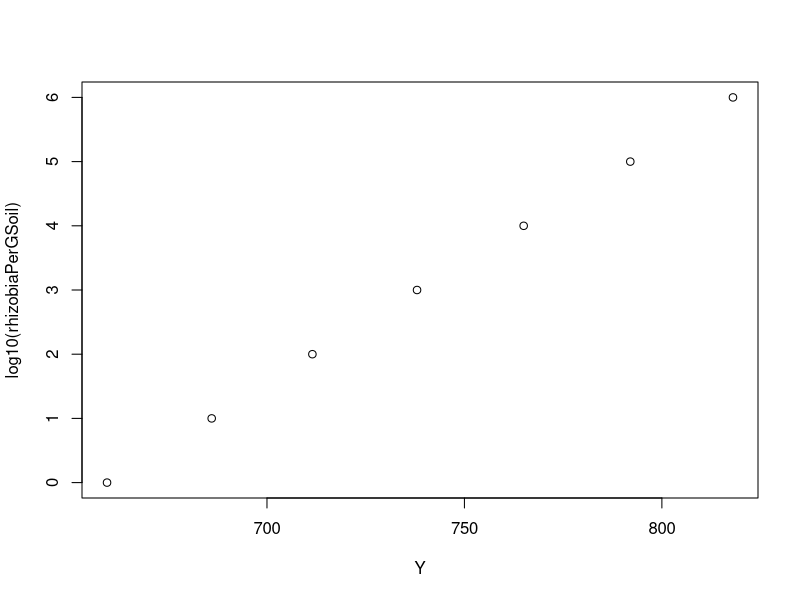
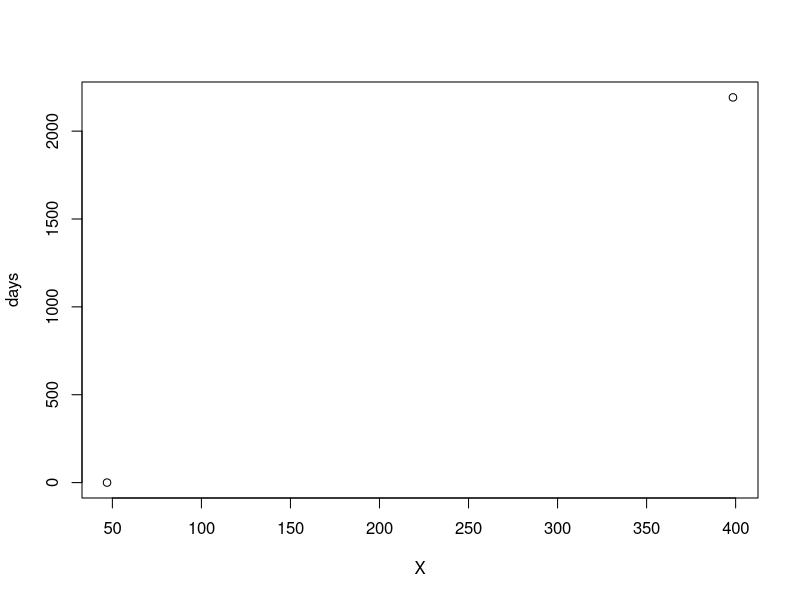
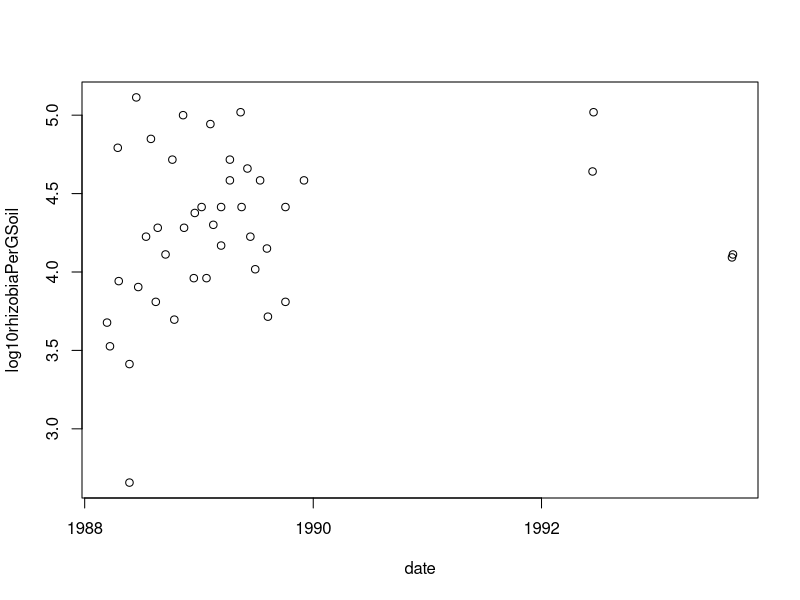
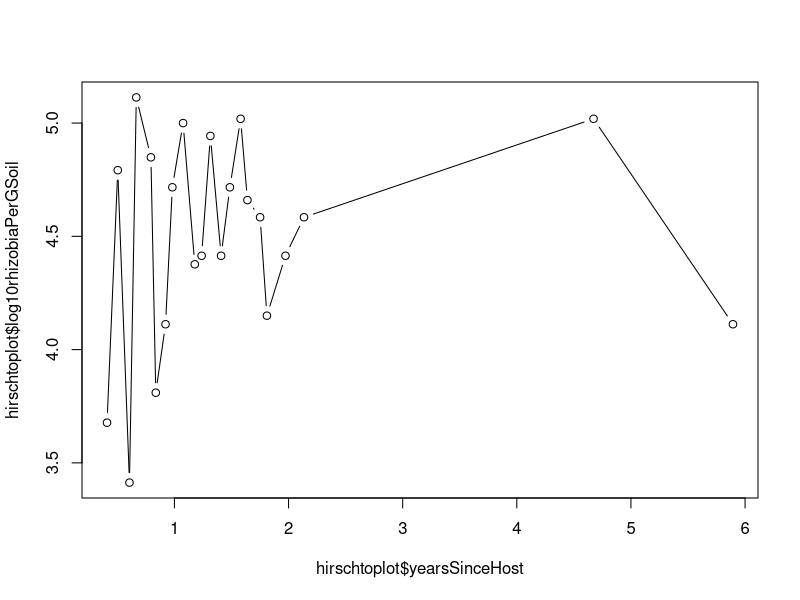
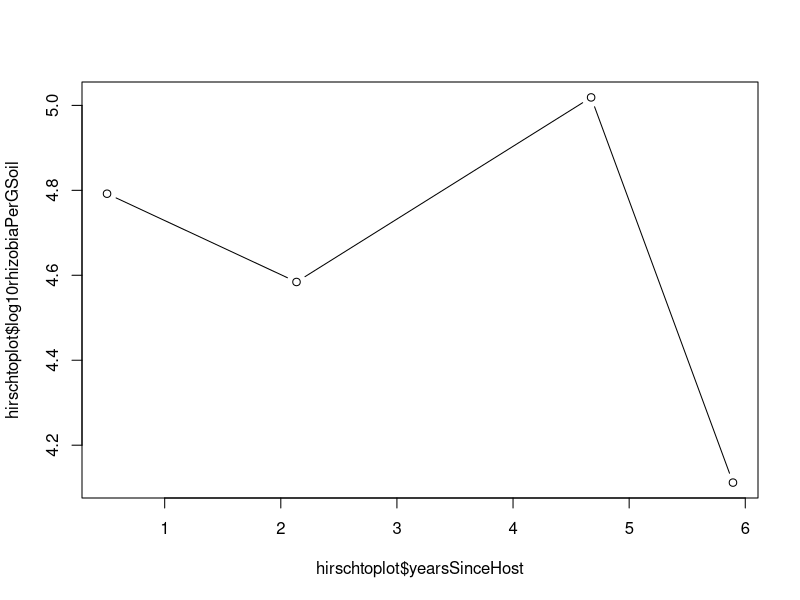
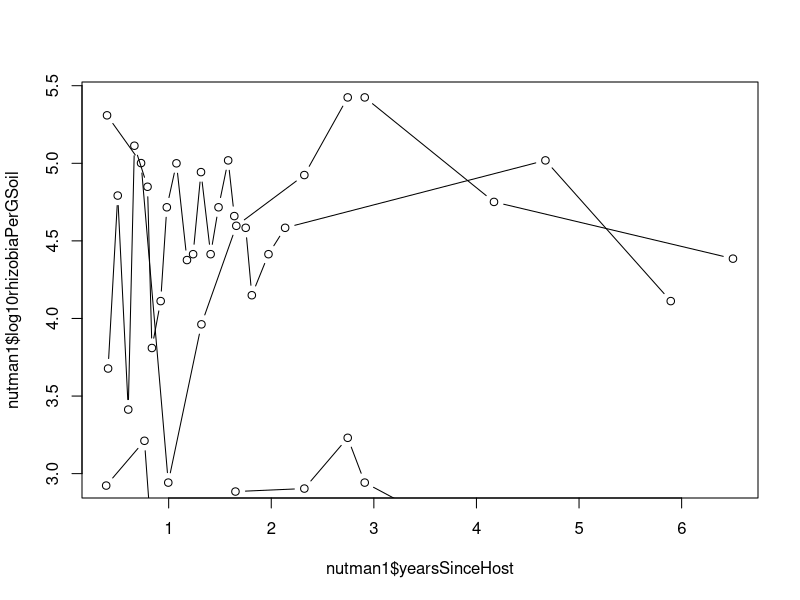
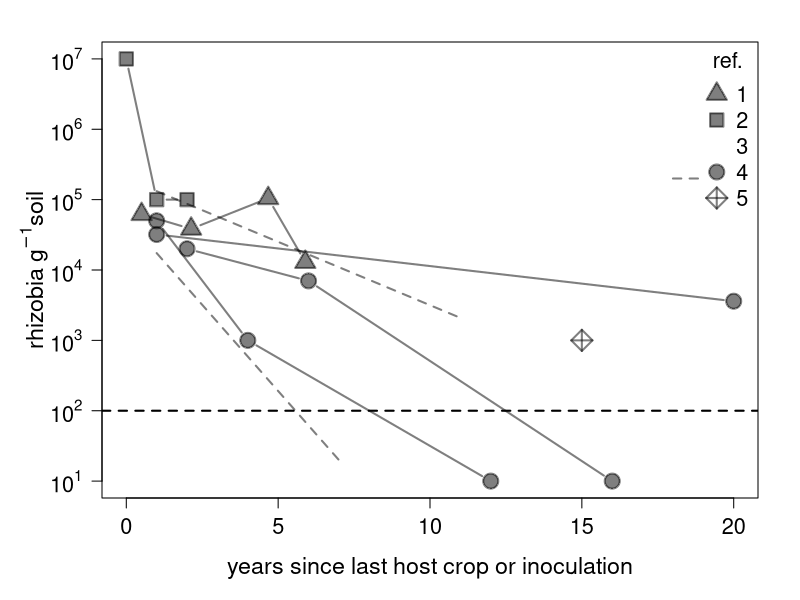

Here is the R script that generated these plots, in order:
##Code for figure 1: combines published reports of population size of symbiotic rhizobia.

## figuring out points to enter into spreadsheet (based on graphs)
##data from Hirsch 1996 (she also presented Nutman 1969) 
## I used image-J to estimate data points for her Fig. 1A (data from Nutman et al. 1969) and 
# Fig. 3A (her own data). I decided not to present the Nutman data because it's not clear when the last  
# host crop was (measurements came from fallow soil)

phdata <- read.csv("HirschSoilSurvivalData.csv",stringsAsFactors = F)
phdata$date <- as.Date(phdata$date, format=c("%m/%d/%Y"))
# convert image J coordinates to data:
hirsch <- phdata[phdata$source=="Hirsch1996",]
nutman <- phdata[phdata$source=="Nutman1969",]
hirsch$days <- as.numeric(hirsch$date - min(hirsch$date,na.rm=TRUE)) # peas cleared october 1987
nutman$daysWithoutHost <- as.numeric(nutman$date - min(nutman$date,na.rm=TRUE))

plot(log10(rhizobiaPerGSoil) ~ Y, data=hirsch[hirsch$pointType=="yaxis",])
plot(days ~ X, data=hirsch[hirsch$pointType=="xaxis",])

yaxis <- lm(log10(rhizobiaPerGSoil) ~ Y, data=hirsch[hirsch$pointType=="yaxis",])
xaxis <- lm(days ~ X, data=hirsch[hirsch$pointType=="xaxis",])
hirsch <- hirsch[!hirsch$pointType %in% c("xaxis","yaxis"),]
hirsch$log10rhizobiaPerGSoil <- hirsch$Y*coef(yaxis)[2] + coef(yaxis)[1]
hirsch$days <- hirsch$X * coef(xaxis)[2] + coef(xaxis)[1]
hirsch$date <- as.Date("1987-08-01",format=c("%Y-%m-%d")) + hirsch$days
hirsch$daysWithoutHost <- as.numeric(hirsch$date -as.Date("1987-10-15",format=c("%Y-%m-%d") ))
##peas were planted in 1987  
hirsch <- hirsch[,c("pointType","log10rhizobiaPerGSoil","daysWithoutHost","date")]
plot(log10rhizobiaPerGSoil ~ date, data=hirsch)

yaxis <- lm(log10(rhizobiaPerGSoil) ~ Y, data=nutman[nutman$pointType=="yaxis",])
xaxis <- lm(daysWithoutHost ~ X, data=nutman[nutman$pointType=="xaxis",])
nutman <- nutman[!nutman$pointType %in% c("yaxis","xaxis"),]
nutman$log10rhizobiaPerGSoil <- nutman$Y * coef(yaxis)[2] + coef(yaxis)[1]
nutman$daysWithoutHost <- nutman$X * coef(xaxis)[2] + coef(xaxis)[1]

##Add in linear regression from Revellin et al. 1996 (taken from Figure 5)
revellin <- data.frame(years = c(1:12))
revellin$log10rhizobiaPerGSoil <- -0.18*revellin$years + 5.3
revellin$daysWithoutHost <- revellin$years * 360

##make a csv that combines data from different studies. 
## 
#revellin <- data.frame(source="Revellin et al. 1996", method="MPN",host="soybean",yearsSinceHost = revellin$years,
#                       log10rhizobiaPerGSoil = revellin$log10rhizobiaPerGSoil)
nutmanraw <- nutman
nutman <- data.frame(source="Nutman et al. 1969", method="MPN", host = nutmanraw$pointType,
                        yearsSinceHost = nutmanraw$daysWithoutHost/365, log10rhizobiaPerGSoil=nutman$log10rhizobiaPerGSoil)
nutman$host <- as.character(nutman$host)
nutman[nutman$host=="R.leg.trifolii","host"] <- "clover"
nutman[nutman$host=="R.leg.vicae","host"] <- "vetch"
nutman[nutman$host=="clover","pch"] <- 9
nutman[nutman$host=="vetch","pch"] <- 7
hirschraw <- hirsch
hirsch <- data.frame(source="Hirsch et al. 1996",method="MPN",host="peas",group = hirschraw$pointType,yearsSinceHost = hirschraw$daysWithoutHost/365,
                     log10rhizobiaPerGSoil = hirschraw$log10rhizobiaPerGSoil,pch=4)
## for hirsch and nutman data, just take a subset to plot (they have lots of samples over the first
# 2 years)
hirschtoplot <- hirsch[hirsch$group=="peasin1987",]
plot(hirschtoplot$yearsSinceHost,hirschtoplot$log10rhizobiaPerGSoil,type="b")
## basically, populaiton oscillates seasonally. I'll just take the first point at the high end
# of the oscillation. 
hirschtoplot <- hirschtoplot[c(2,20,21,22),]
plot(hirschtoplot$yearsSinceHost, hirschtoplot$log10rhizobiaPerGSoil, type="b")
## that works. Skips the oscillation captured by more frequent sampling while capturing long-term trends
nutman1 <- nutman[nutman$host=="clover",]
nutman2 <- nutman[nutman$host=="vetch",]
plot(nutman1$yearsSinceHost, nutman1$log10rhizobiaPerGSoil, type="b")
points(nutman2$yearsSinceHost, nutman2$log10rhizobiaPerGSoil, type="b")
points(log10rhizobiaPerGSoil ~ yearsSinceHost, data=hirsch[hirsch$group=="peasin1987",],type="b")
## I think that one's OK to present without thinning.
##but looking closer at the Hirsch paper (where I got the nutman data), there isn't any information
# on when the last host crop was. So I shouldn't include this dataset. 
obaton <- data.frame(source="Obaton et al. 2002", method="MPN",host="soybean", yearsSinceHost = 
                       c(1,4,12,2,6,16,1,20),site=c("t","t","t","m","m","m","d","d") ,log10rhizobiaPerGSoil = 
                       c(log10(c(5*10^4,10^3, 10,2*10^4, 7*10^3, 10, 3.2*10^4, 0.36*10^4))),pch=5)
##they report population size for three different fields observed over different time points. 
## I'm just treating them as replicates for now. 
narozna <- data.frame(source="Narozna et al. 1996", method="MPN", host="soybean", yearsSinceHost=15,
                      log10rhizobiaPerGSoil=3,pch=19)

## add in some data from recent crop residues (hiltbold et al. 1985): data from Fig. 1
hiltbold <- data.frame(source="Hiltbold et al. 1985", method="MPN", host="soybean", 
                       yearsSinceHost =c(0,1,2),log10rhizobiaPerGSoil=c(7,5,5) ,pch=24)


## for revellin data, show points corrsponding to the slope and intercept of the regression
revslopes <- c(-0.18, -0.49)
revintercepts <- c(5.30, 4.73)
revyears <- list(gr1=c(1:11), gr2=c(1:7))
##for the Revellin data, show their linear regresions for two soil types
ptt <- c(24,22,4,21,9)
bgc <- grey(0,alpha=0.5)
lc <- grey(0,alpha=0.5)
ptcex=2
ylabtext <- expression("rhizobia g"^-1*"soil")
 
#tiff("Figure1_rhizobiaSurvivalLitreview.tiff", width=6, height=5, units="in",res=300)
par(mar=c(5,5,2,2)+0.1)
plot(c(0:20),seq(1,7,length.out=21),type="n",
     ylab="",yaxt="n", xlab="years since last host crop or inoculation",cex.lab=1.4,cex.axis=1.3)
mtext(ylabtext, side=2,line=2.5,cex=1.4)
axis(2, at=c(1:7),labels=parse(text=paste0("10","^",1:7)),las=1,cex.axis=1.3)
abline(h=2,lty=2,lwd=2)
points(log10rhizobiaPerGSoil~yearsSinceHost, data=hirschtoplot,pch=ptt[1],type="b",bg=bgc, col=lc,cex=ptcex,lwd=2)
points(hiltbold$yearsSinceHost,hiltbold$log10rhizobiaPerGSoil,pch=ptt[2], type="b",bg=bgc, col=lc,cex=ptcex,lwd=2)
#points(revyears$gr1, revslopes[1]*revyears$gr1 + revintercepts[1],pch=ptt[3],bg=bgc, col=lc,type="b",cex=ptcex,lwd=2)
#do a line instead of points for the revellin data
points(revyears$gr1, revslopes[1]*revyears$gr1 + revintercepts[1],lty=2, col=lc,type="l",cex=ptcex,lwd=2)
#points(revyears$gr2, revslopes[2]*revyears$gr2 + revintercepts[2],pch=ptt[3],bg=bgc, col=lc,type="b",cex=ptcex,lwd=2)
points(revyears$gr2, revslopes[2]*revyears$gr2 + revintercepts[2],lty=2, col=lc,type="l",cex=ptcex,lwd=2)
points(log10rhizobiaPerGSoil ~ yearsSinceHost, data=obaton[obaton$site=="t",],pch=ptt[4],type="b",bg=bgc,col=lc,cex=ptcex,lwd=2)
points(log10rhizobiaPerGSoil ~ yearsSinceHost, data=obaton[obaton$site=="m",],pch=ptt[4],type="b",bg=bgc,col=lc,cex=ptcex,lwd=2)
points(log10rhizobiaPerGSoil ~ yearsSinceHost, data=obaton[obaton$site=="d",],pch=ptt[4],type="b",bg=bgc,col=lc,cex=ptcex,lwd=2)
points(log10rhizobiaPerGSoil ~ yearsSinceHost, data=narozna,pch=ptt[5],col=lc,bg=bgc,cex=ptcex,lwd=2)
#points(log10rhizobiaPerGSoil ~ yearsSinceHost, data=nutman1, type="b")
#points(log10rhizobiaPerGSoil ~ yearsSinceHost, data=nutman2, type="b")
legend("topright",legend=c(1:5),pt.cex=2,pch=ptt,bty="n",pt.lwd=2,title = "ref.",col=c(lc,lc,"white",lc,lc), cex=1.3,pt.bg=bgc)
segments(x0=18,x1=19,y0=5.3,y1=5.3,col=lc, lwd=2,lty=2)
par(mar=c(5,4,4,2)+0.1)
#dev.off()

